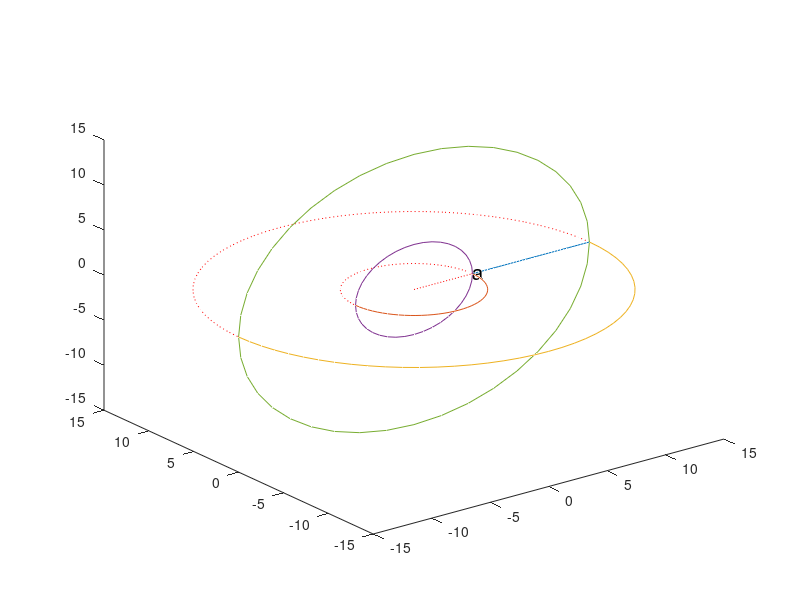

Source code (MATLAB): (Note: this script raises an error after producing the figure.)
function sphe_pic

r = 5;
a = 12;
dr = 10;
dthe = 2*pi;
dphi = pi;
l = -pi./40;
m = pi./8;
l2 = -pi./50;
m2 = pi./9;
n = 0
o = pi./5;

PTS =40;

o2a = 0:(r/PTS):r;
rdr = r:(dr/PTS):r+dr;
b2p = r+dr:((a-r-dr)/PTS):a;
thdth = 0:(dthe/PTS):dthe;
phdph = 0:(dphi/PTS):dphi;
lm = l:((m-l)./PTS):m
lm2 = l2:((m2-l2)./PTS):m2
no = n:((o-n)./PTS):o

num = PTS+1;
for i=1:num
	[OPx(i),OPy(i), OPz(i)] = sph2cart(0,0,o2a(i));	
end
plot3(OPx,OPy, OPz,'r:')

hold on;

for i=1:num
	[ABx(i),ABy(i), ABz(i)] = sph2cart(0,0,rdr(i));	
end
plot3(ABx,ABy, ABz)

for i=1:num
	[AGx(i),AGy(i), AGz(i)] = sph2cart(phdph(i),0,r);	
end
plot3(AGx,AGy, AGz,'r:')
for i=1:num
	[AGx(i),AGy(i), AGz(i)] = sph2cart(-phdph(i),0,r);	
end
plot3(AGx,AGy, AGz)

for i=1:num
	[AGx(i),AGy(i), AGz(i)] = sph2cart(phdph(i),0,r+dr);	
end
plot3(AGx,AGy, AGz,'r:')
for i=1:num
	[AGx(i),AGy(i), AGz(i)] = sph2cart(-phdph(i),0,r+dr);	
end
plot3(AGx,AGy, AGz)


for i=1:num
	[ADx(i),ADy(i), ADz(i)] = sph2cart(0,thdth(i),r);	
end
plot3(ADx,ADy, ADz)

for i=1:num
	[BCx(i),BCy(i), BCz(i)] = sph2cart(0,thdth(i),r+dr);	
end
plot3(BCx,BCy, BCz)
hold off


p=text(r,0,0,'a','Fontsize',15)
set_text([r+dr 0 0],'b',15)
rotate3d
view(2,7.5)
return

text(a-0.2,0,-0.3,'a')
text(0.1,0,-0.3,'0')
text(r+dr-0.8,0,-0.3,'r+\delta r')
text(r+dr+0.4,0,0.1,'\theta')
text(r+dr,0,1.9,'\theta+\delta \theta')
text(r+dr-0.2,0,2.4,'\phi')
text(r+dr-2.5,1.75,2.6,'\phi+\delta \phi')


axis([-0.5 25 0 4 -1 16])
axis off

hold off;

